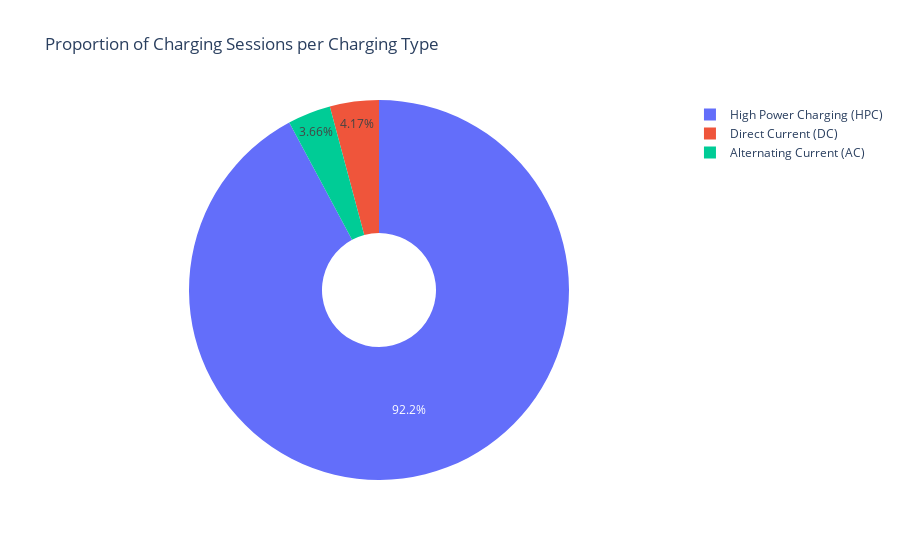

This figure's notebook cell:
### Code cell
fig = px.pie(charging_type_counts, 
             names='Charging Type', 
             values='Count', 
             title='Proportion of Charging Sessions per Charging Type', 
             hole=0.3)

fig.show()

### Figure 1 — Plotly figure (JSON) as saved in the notebook; plotly's stock layout.template omitted (floating-point values rounded to 4 significant figures)
{"data": [{"domain": {"x": [0, 1], "y": [0, 1]}, "hole": 0.3, "hovertemplate": "Charging Type=%{label}<br>Count=%{value}<extra></extra>", "labels": ["High Power Charging (HPC)", "Direct Current (DC)", "Alternating Current (AC)"], "legendgroup": "", "name": "", "showlegend": true, "type": "pie", "values": [276505, 12509, 10986]}], "layout": {"legend": {"tracegroupgap": 0}, "title": {"text": "Proportion of Charging Sessions per Charging Type"}}}
